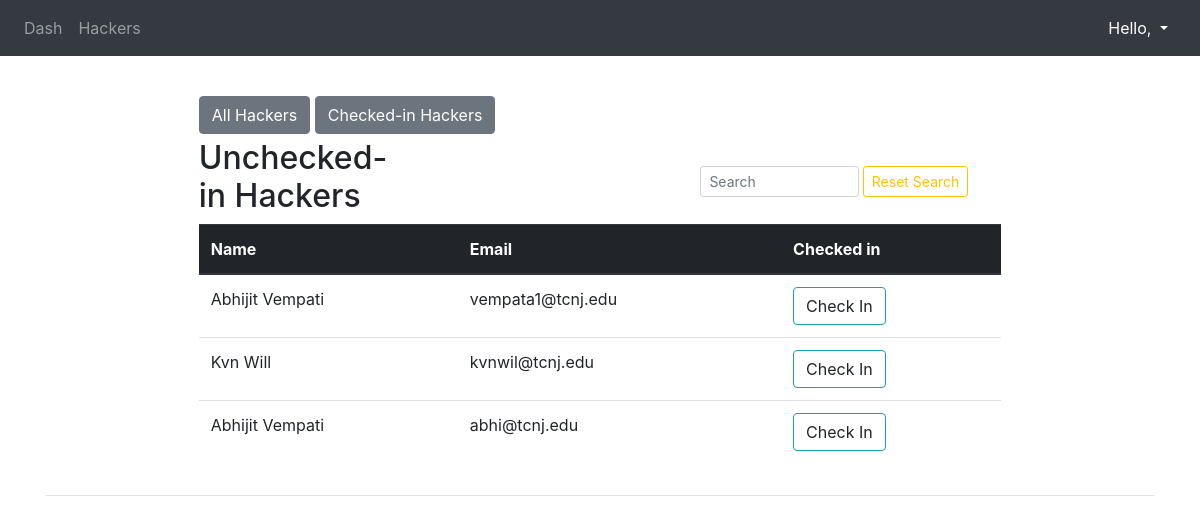
The page /uncheckedin-hackers (signed in) on the database as committed earlier.
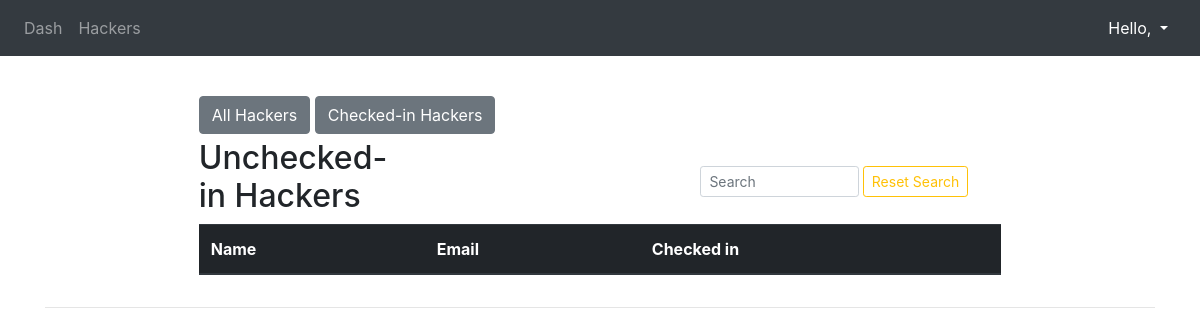
The same page on the database as committed later.
### hacker/models.py (models this page shows)
class hacker(models.Model):
    hacker = models.OneToOneField(CustomUser, on_delete=models.CASCADE, related_name="hacker")
    ed_choices = [
        ("High School/Secondary School", "High School/Secondary School"),
        ("University (Undergrad)", "University (Undergrad)"),
        ("University (Master's/Doctoral)", "University (Master's/Doctoral)"),
    ]
    food_choices = [
        ("None", "None"),
        ("Vegetarian", "Vegetarian"),
        ("Vegan", "Vegan"),
        ("Gluten-Free", "Gluten-Free")
    ]
    size_choices = [
        ("Unisex (XS)", "Unisex (XS)"),
        ("Unisex (S)", "Unisex (S)"),
        ("Unisex (M)", "Unisex (M)"),
        ("Unisex (L)", "Unisex (L)"),
        ("Unisex (2XL)", "Unisex (2XL)"),
        ("Unisex (3XL)", "Unisex (3XL)")
    ]
    address = models.CharField(max_length=60, null=False, blank=False)
    education = models.CharField(max_length=60, null=False, blank=False, choices=ed_choices)
    major = models.CharField(default="other", max_length=60, blank=False, null=False)
    food_preference = models.CharField(default="None", max_length=20, blank=False, null=False, choices=food_choices)
    shirt_size = models.CharField(default="Unisex (M)", max_length=20, blank=False, null=False, choices=size_choices)

### default/models.py (models this page shows, shortened)
class CustomUser(AbstractBaseUser, PermissionsMixin):
    email = models.EmailField(verbose_name='email', max_length=60, unique=True)
    first_name = models.CharField(max_length=30)
    last_name = models.CharField(max_length=30)
    date_joined = models.DateTimeField(
        verbose_name='date joined', auto_now_add=True)
    last_login = models.DateTimeField(verbose_name='last login', auto_now=True)
    is_admin = models.BooleanField(default=False)
    is_active = models.BooleanField(default=True)
    is_staff = models.BooleanField(default=False)
    is_superuser = models.BooleanField(default=False)
    objects = CustomUserManager()
    USERNAME_FIELD = 'email'
    REQUIRED_FIELDS = []

### organizer/views.py (the view, shortened to what this page needs)
# urls.py: path('uncheckedin-hackers', views.registered_hackers,name='registered-hackers'),
def registered_hackers(request):
    just_registered = None
    uncheckedin_hackers = hacker.objects.exclude(
        hacker__groups__name='checked-in')
    context = {'uncheckedin_hackers': uncheckedin_hackers, 'just_registered':just_registered}
    return render(request, 'organizers/uncheckedinhackers.html', context)

### default/helper.py (called while the page is built)
def decide_type(user):
    if user.groups.filter(name='hacker').exists():
        return "hacker"
    elif user.groups.filter(name='organizer').exists():
        return "organizer"
    else:
        return "head-organizer"

### default/loginMiddleware.py (called while the page is built)
    def __call__(self, request):
        response = self.get_response(request)
        return response

    def process_view(self, request, view_func, view_args, view_kwargs):
        assert hasattr(request, 'user')
        path = request.path_info.lstrip('/')
        url_is_exempt = any(url.match(path) for url in EXEMPT_URLS)
        if request.user.is_authenticated and url_is_exempt:
            return redirect(decide_redirect(request.user))
        elif request.user.is_authenticated or url_is_exempt:
            return None
        else:
            return redirect('login')

    def __call__(self, request):
        response = self.get_response(request)
        return response

### organizer/templates/organizers/uncheckedinhackers.html (shortened to what this page needs)
{% extends 'organizers/base.html' %}
{% block content %}
    <br>
    <div class="container w-75 mt-3">
        <a href="{% url 'registered-hackers' %}" class='btn btn-secondary'>All Hackers</a>
        <a href="{% url 'checkedin-hackers' %}" class='btn btn-secondary'>Checked-in Hackers</a>
        <div class="row justify-content-between align-items-center" style="margin-top: 5px; ">
            <div class="col-3">
                <h2 class="text-left" >Unchecked-in Hackers</h2>
            </div>
            <div class="col-5 d-flex align-self-center justify-content-end" >
                <form class="form-inline" action="{% url 'all-hackers' %}" method="GET">
                    <input id="user-input" name="q" class="form-control form-control-sm ml-3 w-50" type="text" placeholder="Search" aria-label="Search">
                    <a class="btn btn-outline-warning btn-sm" style="margin-left: 4px;" href="{% url 'all-hackers' %}">Reset Search</a>
                </form>
            </div>
        </div>
    <div class="d-flex justify-content-center">
            <table class="table">
                <thead class="thead-dark">
                    <tr>
                        <th scope="col">Name</th>
                        <th scope="col">Email</th>
                        <th scope="col">Checked in</th>
                    </tr>
                </thead>
                <tbody>
                    {% for h in uncheckedin_hackers %}
                        <tr id="hacker{{ forloop.counter }}">
                            <td>{{h.hacker.first_name}} {{h.hacker.last_name}}</td>
                            <td>{{h.hacker.email}}</td>
                            <td class=""><a  class="btn btn-outline-info" data-toggle="modal" data-target="#Confirmation" data-confirm="hacker{{ forloop.counter }}">Check In</a></td>
                        </tr>
                    {% endfor %}
                </tbody>
            </table>
        </div>
    </div>
    <hr>
{% endblock %}

Rows that differ between the two databases and show on the page:
removed hacker: hacker.first_name "Abhijit", hacker.last_name "Vempati", hacker.email "vempata1@tcnj.edu"
removed hacker: hacker.first_name "Kvn", hacker.last_name "Will", hacker.email "kvnwil@tcnj.edu"
removed hacker: hacker.first_name "Abhijit", hacker.last_name "Vempati", hacker.email "abhi@tcnj.edu"
